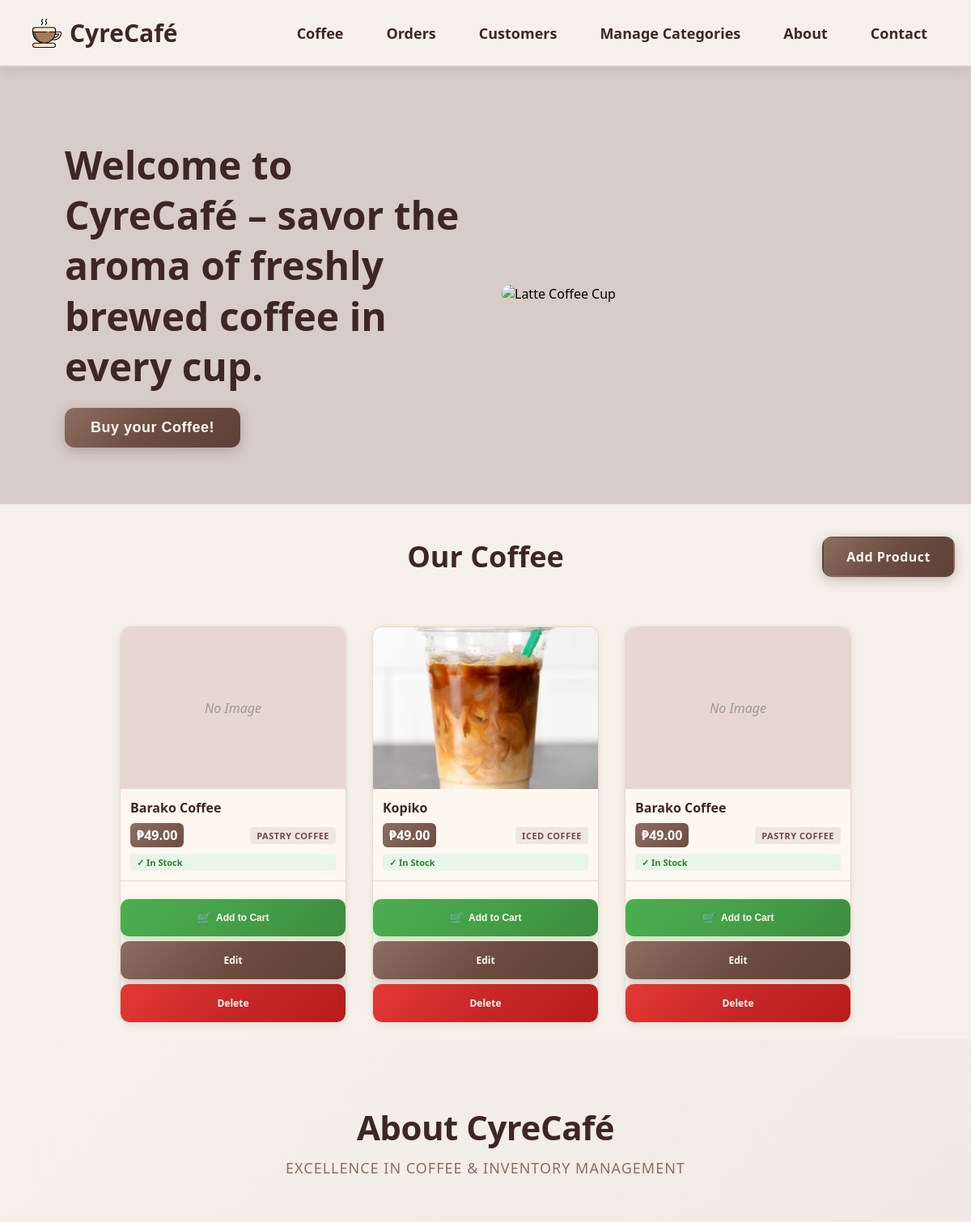
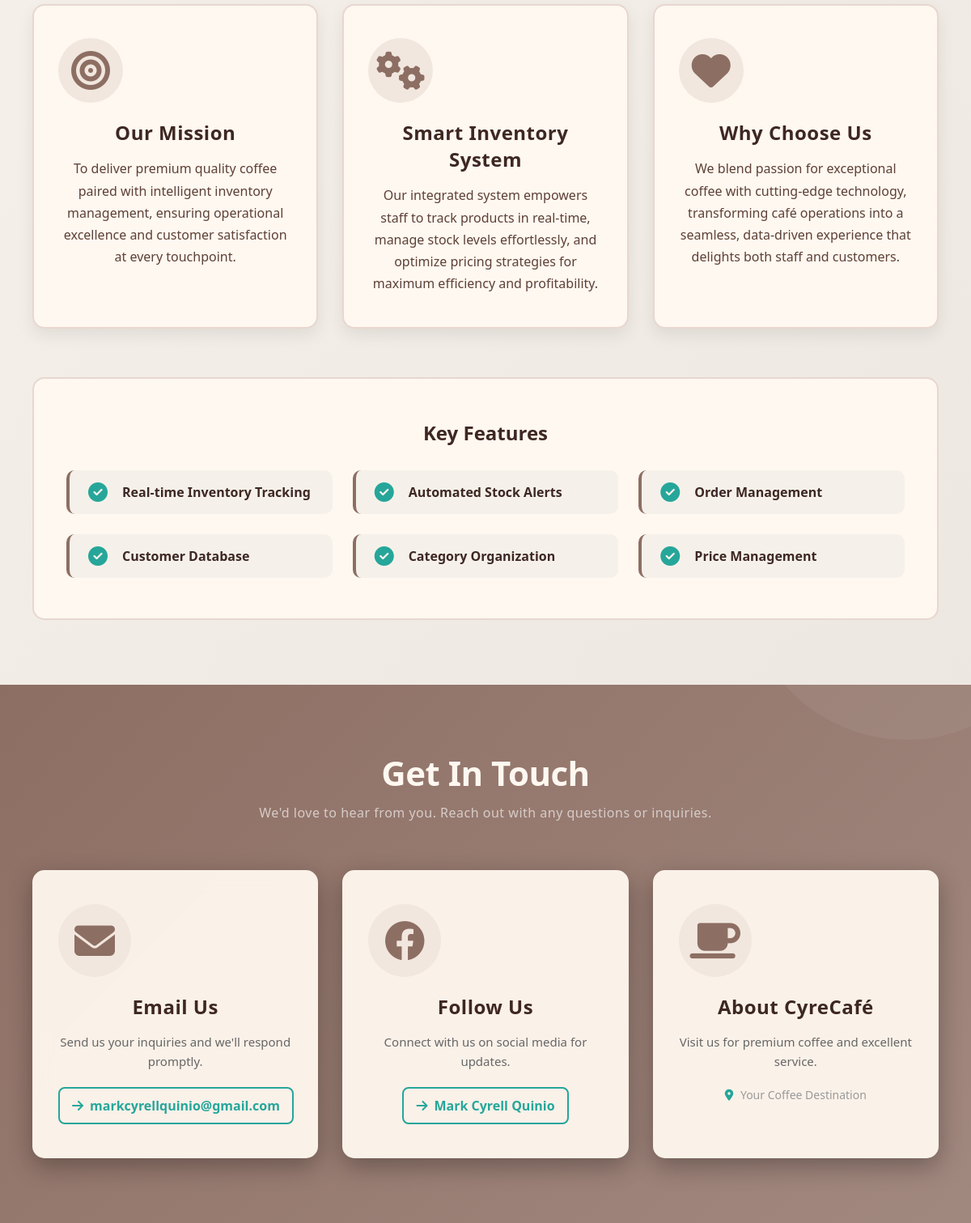
The page / on the database its author committed (2 pictures, top to bottom).
### tables this page shows
CREATE TABLE `products` (
  `product_id` int(11) NOT NULL,
  `product_name` varchar(255) NOT NULL,
  `prod_img` varchar(255) DEFAULT NULL,
  `price` decimal(10,2) NOT NULL,
  `stock` int(11) NOT NULL,
  `category_id` int(11) DEFAULT NULL,
  `quantity` int(11) NOT NULL DEFAULT 0
);

CREATE TABLE `categories` (
  `category_id` int(11) NOT NULL,
  `category_name` varchar(150) NOT NULL,
  `description` text DEFAULT NULL,
  `created_at` datetime DEFAULT current_timestamp(),
  `updated_at` datetime DEFAULT current_timestamp() ON UPDATE current_timestamp()
);

### index.php (the view, shortened to what this page needs)
<?php
include 'database.php';
?>
<!DOCTYPE html>
<html lang="en">
<head>
  <link rel="stylesheet" href="style.css">
  <link rel="stylesheet"
        href="https://cdnjs.cloudflare.com/ajax/libs/font-awesome/6.4.0/css/all.min.css">
</head>
<body>
<div class="container">
  <nav class="nav">
    <div class="nav-logo">
      <img src="uploads/cup-of-coffee.png" alt="Coffee Icon" class="nav-logo-icon">
      <h1>CyreCafé</h1>
    </div>
    <div class="nav-links">
      <a href="#coffee-section">Coffee</a>
      <a href="orders.php">Orders</a>
      <a href="customers.php">Customers</a>
      <a href="manage_categories.php">Manage Categories</a>
      <a href="#about-section">About</a>
      <a href="#contact-section">Contact</a>
    </div>
  </nav>
  <section class="hero">
    <div class="hero-intro">
      <h1>Welcome to CyreCafé – savor the aroma of freshly brewed coffee in every cup.</h1>
      <button onclick="document.getElementById('coffee-section').scrollIntoView({ behavior: 'smooth' });">
        Buy your Coffee!
      </button>
    </div>
    <div class="hero-image">
      <img src="latte-coffee-cup.jpg" alt="Latte Coffee Cup">
    </div>
  </section>
  <section class="products" id="coffee-section">
    <div class="products-header-section">
      <h2 class="products-title">Our Coffee</h2>
      <a href="add_product.php" class="add-product-btn">Add Product</a>
    </div>
    <?php
    $sql = "SELECT p.*, c.category_name
            FROM products p
            LEFT JOIN categories c ON p.category_id = c.category_id
            ORDER BY p.product_id DESC";
    $result = $conn->query($sql);
    if ($result->num_rows > 0) {
        while ($row = $result->fetch_assoc()) {
            echo "<div class='product'>";
            if (!empty($row['prod_img']) && file_exists('uploads/' . $row['prod_img'])) {
                echo "<img src='uploads/" . htmlspecialchars($row['prod_img']) . "'
                      alt='Product Image'>";
            } else {
                echo "<div style='width:100%; height:200px; background:#e8d7d0; border-radius:12px 12px 0 0;
                      display:flex; align-items:center; justify-content:center; color:#999; font-style: italic;'>No Image</div>";
            }
            echo "<div class='product-info'>";
            echo "<h4>" . htmlspecialchars($row['product_name']) . "</h4>";
            echo "<div class='product-meta'>";
            echo "<span class='product-price'>₱" . htmlspecialchars($row['price']) . "</span>";
            echo "<span class='product-category'>" . (!empty($row['category_name']) ? htmlspecialchars($row['category_name']) : 'Uncategorized') . "</span>";
            echo "</div>";
            $stock = intval($row['stock']);
            if ($stock > 10) {
                $stock_class = 'stock-in';
                $stock_text = '✓ In Stock';
            } elseif ($stock > 0) {
                $stock_class = 'stock-low';
                $stock_text = '⚠ Low Stock (' . $stock . ')';
            } else {
                $stock_class = 'stock-out';
                $stock_text = '✕ Out of Stock';
            }
            echo "<span class='stock-badge $stock_class'>$stock_text</span>";
            echo "</div>";
            echo "<div class='product-actions'>";
            $is_out_of_stock = $stock <= 0;
            echo "
              <form method='POST' action='add_to_order.php' style='display:inline-block; width:100%;'>
                <input type='hidden' name='product_id' value='" . $row['product_id'] . "'>
                <input type='hidden' name='price_each' value='" . $row['price'] . "'>
                <button type='submit' class='add-cart-btn' title='Add to Cart' " . ($is_out_of_stock ? "disabled style='opacity:0.6; cursor:not-allowed;'" : "") . ">
                  Add to Cart
                </button>
              </form>
            ";
            echo "
                <a href='edit_product.php?product_id=" . $row['product_id'] . "' class='edit-btn' title='Edit Product'>Edit</a>
                <a href='index.php?delete=" . $row['product_id'] . "' class='delete-btn' onclick=\"return confirm('Are you sure you want to delete this product?');\" title='Delete Product'>Delete</a>
            ";
            echo "</div>";
            echo "</div>";
        }
    } else {
        echo "<p style='grid-column: 1/-1; text-align: center; color: #999; padding: 40px;'>No products found. Create your first product to get started!</p>";
    }
    ?>
  </section>
  <section class="about" id="about-section">
    <div class="about-header">
      <h2>About CyreCafé</h2>
      <p class="about-subtitle">Excellence in Coffee & Inventory Management</p>
    </div>
    <div class="about-container">
      <div class="about-box">
        <div class="about-icon">
          <i class="fas fa-bullseye"></i>
        </div>
        <h3>Our Mission</h3>
        <p>To deliver premium quality coffee paired with intelligent inventory management, ensuring operational excellence and customer satisfaction at every touchpoint.</p>
      </div>
      <div class="about-box">
        <div class="about-icon">
          <i class="fas fa-cogs"></i>
        </div>
        <h3>Smart Inventory System</h3>
        <p>Our integrated system empowers staff to track products in real-time, manage stock levels effortlessly, and optimize pricing strategies for maximum efficiency and profitability.</p>
      </div>
      <div class="about-box">
        <div class="about-icon">
          <i class="fas fa-heart"></i>
        </div>
        <h3>Why Choose Us</h3>
        <p>We blend passion for exceptional coffee with cutting-edge technology, transforming café operations into a seamless, data-driven experience that delights both staff and customers.</p>
      </div>
    </div>
    <div class="about-features">
      <h3 style="text-align: center; margin-bottom: 30px; color: #3e2723; font-size: 24px; font-weight: 700;">Key Features</h3>
      <div class="features-grid">
        <div class="feature-item">
          <i class="fas fa-check-circle"></i>
          <span>Real-time Inventory Tracking</span>
        </div>
        <div class="feature-item">
          <i class="fas fa-check-circle"></i>
          <span>Automated Stock Alerts</span>
        </div>
        <div class="feature-item">
          <i class="fas fa-check-circle"></i>
          <span>Order Management</span>
        </div>
        <div class="feature-item">
          <i class="fas fa-check-circle"></i>
          <span>Customer Database</span>
        </div>
        <div class="feature-item">
          <i class="fas fa-check-circle"></i>
          <span>Category Organization</span>
        </div>
        <div class="feature-item">
          <i class="fas fa-check-circle"></i>
          <span>Price Management</span>
        </div>
      </div>
    </div>
  </section>
  <section class="contact" id="contact-section">
    <div class="contact-header">
      <h2>Get In Touch</h2>
      <p class="contact-subtitle">We'd love to hear from you. Reach out with any questions or inquiries.</p>
    </div>
    <div class="contact-container">
      <div class="contact-card">
        <div class="contact-icon">
          <i class="fas fa-envelope"></i>
        </div>
        <h3>Email Us</h3>
        <p class="contact-description">Send us your inquiries and we'll respond promptly.</p>
        <a href="mailto:markcyrellquinio@gmail.com" class="contact-link">
          <i class="fas fa-arrow-right"></i> markcyrellquinio@gmail.com
        </a>
      </div>
      <div class="contact-card">
        <div class="contact-icon">
          <i class="fab fa-facebook"></i>
        </div>
        <h3>Follow Us</h3>
        <p class="contact-description">Connect with us on social media for updates.</p>
        <a href="https://www.facebook.com/acadsphere.quinio" target="_blank" class="contact-link">
          <i class="fas fa-arrow-right"></i> Mark Cyrell Quinio
        </a>
      </div>
      <div class="contact-card">
        <div class="contact-icon">
          <i class="fas fa-coffee"></i>
        </div>
        <h3>About CyreCafé</h3>
        <p class="contact-description">Visit us for premium coffee and excellent service.</p>
        <p style="color: #999; font-size: 14px; margin-top: 15px;">
          <i class="fas fa-map-marker-alt" style="color: #26a69a; margin-right: 5px;"></i>
          Your Coffee Destination
        </p>
      </div>
    </div>
  </section>
</div>
</body>
</html>

### rows shown on the page
products: shows "No Image", product_name "Barako Coffee", price "49.00", category.category_name "PASTRY COFFEE", stock "✓ In Stock"
products: prod_img (picture), product_name "Kopiko", price "49.00", category.category_name "ICED COFFEE", stock "✓ In Stock"
products: shows "No Image", product_name "Barako Coffee", price "49.00", category.category_name "PASTRY COFFEE", stock "✓ In Stock"
